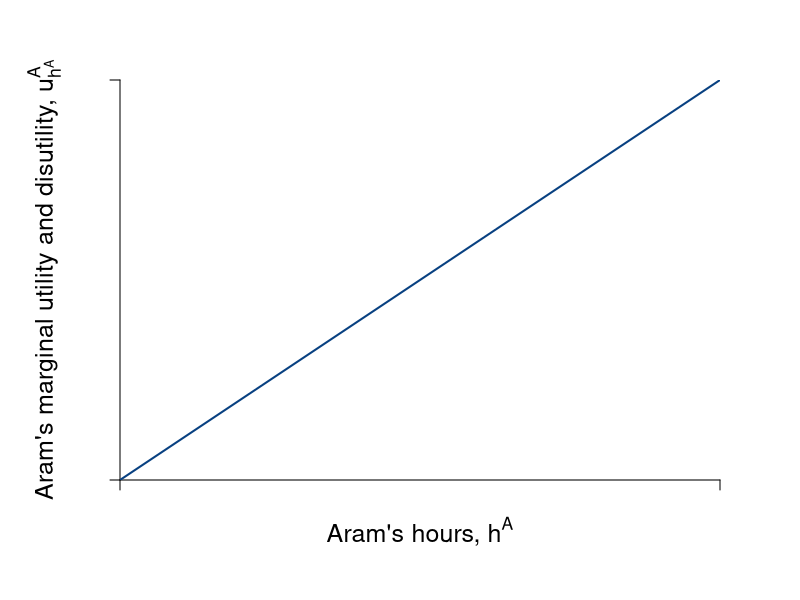

Recreate this plot in R. (Note: this script raises an error after producing the figure.)
require(shape)
pdf(file = "coordination_failures/marginal_benefit_cost_cournot_step1.pdf", width = 9, height = 7)

#Set parameters for graphics
axislabelsize <- 1.5
graphlinewidth <- 2
segmentlinewidth <- 1.5

COL <- c("#7fc97f", "#beaed4", "#fdc086", "#ffff99", "#386cb0", "#f0027f", "#bf5b17", "#666666")
COLA <- c("#99d8c9","#66c2a4","#41ae76", "#238b45", "#005824")
COLB <- c("#4eb3d3", "#2b8cbe", "#0868ac","#084081")

par(mar =  c(6, 6, 4, 4))

MBenefit <- function(ea, eb = 12, alpha = 30, beta = 1/2) {
  (alpha - beta*eb - 2*beta*ea)
}

MCost <- function(ea, slope = 1, intercept = 0){
  slope*ea
}


xlims <- c(0, 30)
ylims <- c(0, 30)

npts <- 501 
x <- seq(xlims[1], xlims[2], length.out = npts)
y <- seq(ylims[1], ylims[2], length.out = npts) 
a <- c(12, 46.08, 90)

plot(0, 0, xlim = xlims, ylim = ylims, type = "n",
     xlab = expression(paste("")),
     ylab = expression(paste("")), 
     xaxt = "n", 
     yaxt = "n", 
     cex.lab = axislabelsize, 
     bty = "n",
     xaxs="i", 
     yaxs="i")

# ticksy <- seq(from = 0, to = ylims[2], by = 2)
# ylabels <- seq(from = 0, to = ylims[2], by = 2)
# ticksx <- seq(from = 0, to = xlims[2], by = 2)
# xlabels <- seq(from = 0, to = xlims[2], by = 2)
ticksy <- c(0,  ylims[2])
ylabels <- c(NA, NA)
ticksx <- c(0,  xlims[2])
xlabels <- c(NA, NA)

axis(1, at = ticksx, pos = 0, labels = FALSE)
axis(2, at = ticksy, pos = 0, labels = ylabels, las = 1)
text(x = c(0, 12, 15, 24, xlims[2]), par("usr")[3] - 0.4, labels = xlabels, srt = 0, pos = 1, xpd = TRUE)

mtext(expression(paste("Aram's hours, ", h^A)), side=1, line = 2.5, cex = axislabelsize)
text(-3.8, 0.5*ylims[2], expression(paste("Aram's marginal utility and disutility, ", u[h^A]^A)), xpd = TRUE, cex = axislabelsize, srt = 90) 

npts <- 500 
xx1 <- seq(xlims[1], xlims[2], length.out = npts)
xx2 <- seq(4, 8, length.out = npts)

#lines(xx1, MBenefit(xx1, eb = 12), col = COLA[4], lwd = graphlinewidth)
#lines(xx1, MBenefit(xx1, eb = 0), col = COLA[4], lwd = graphlinewidth)
lines(xx1, MCost(xx1), col = COLB[4], lwd = graphlinewidth)
#lines(xx1, indiffA(xx1, ua = 46.08), col = COLA[4], lwd = graphlinewidth)
#lines(xx2, mrsA(xx2), col = "gray", lwd = graphlinewidth, lty = 2)


#segments(0, 18, xlims[2], 18, lty = 2, col =  COLB[3] , lwd = segmentlinewidth)

#segments(0, 6, xlims[2], 6, lty = 2, col = COLB[3] , lwd = segmentlinewidth)

#For NE hours = 12
# segments(0, 12, 12, 12, lty = 2, col =  "gray", lwd = segmentlinewidth)
# segments(12, 0, 12, MBenefit(12), lty = 2, col = "gray", lwd = segmentlinewidth)

#For P-efficient hours = 10
# segments(0, MBenefit(15, eb = 0), 15, MBenefit(15, eb = 0), lty = 2, col = "gray" , lwd = segmentlinewidth)
# segments(15, 0, 15, MBenefit(15, eb = 0),  lty = 2, col = "gray" , lwd = segmentlinewidth)


#segments(4.11765, 6.17647, 5.88, 8.88, lty = 1, col = COL[2] , lwd = graphlinewidth)
# text(9.5, 30, expression(paste("Slope at ", (list(e^A, y^A)) == (list(6, 28)), " is ", e^A == 6)))

# text(10, 26, expression(paste("Marginal Benefit")), cex = labelsize)
# text(10, 24.5, expression(paste(mb^A== alpha - 2*beta*h^A )), cex = labelsize)
# text(10, 23, expression(paste("when, ", h^B== 0 )), cex = labelsize)
#text(2, 12.5, expression(paste(mb[3]^A == alpha, " when ", h^b == 0)), cex = labelsize)
#text(0.7, 4.5, expression(paste(mb[1]^A)), cex = labelsize)

text(24, 18.9, expression(paste("Marginal Disutility, ", mc^A == h^A)), cex = labelsize)
#text(24, 16, expression(paste("Marginal Disutility", phantom() == h[2]^A)), cex = labelsize)

# text(24, 15, expression(paste("Marginal Benefit ")), cex = labelsize)
# text(24, 13.5, expression(paste(mb^A == alpha - beta*h^B - 2*beta*h^A)), cex = labelsize)
# text(24, 12, expression(paste("when, ", h^B > 0 )), cex = labelsize)
# Arrows(21.5, 12.5, 17, 8, col = "black", lty = 1, lwd = 2, arr.type = "triangle", arr.lwd = 0.5)


# text(3, 11, expression(paste(alpha, " increases, or ")), cex = labelsize)
# text(3, 10.5, expression(paste(h^B, " decreases")), cex = labelsize)
# 
# Arrows(1.5, 7.5, 1.5, 4.5, col = "black", lty = 1, lwd = 2, arr.type = "triangle", arr.lwd = 0.5)
# text(3, 5.5, expression(paste(alpha, " decreases, or ")), cex = labelsize)
# text(3, 5, expression(paste(h^B, " increases")), cex = labelsize)

# segments(28, 0, 28, 12, lty = 2, col = "gray" , lwd = segmentlinewidth)
# points(12, 12, pch = 16, col = "black", cex = 1.5)
# text(12 + 0.75, 12, expression(paste(f)), cex = labelsize)
# 
# segments(16, 0, 16, 18, lty = 2, col = "gray" , lwd = segmentlinewidth)
# points(15, 15, pch = 16, col = "black", cex = 1.5)
# text(15 + 0.75, 15, expression(paste(g)), cex = labelsize)
# 
# segments(40, 0, 40,  MBenefit(40), lty = 2, col = "gray" , lwd = segmentlinewidth)
# points(40, MBenefit(40), pch = 16, col = "black", cex = 1.5)
# text(40 + 0.75, MBenefit(40) + 0.75, expression(paste(e)), cex = labelsize)

#Label the iso-welfare functions for the HG, Aisha
text(9.7, 60, expression(u[1]^A))
text(7.6, 60, expression(u[2]^A))
text(4.8, 60, expression(u[3]^A))



dev.off()
